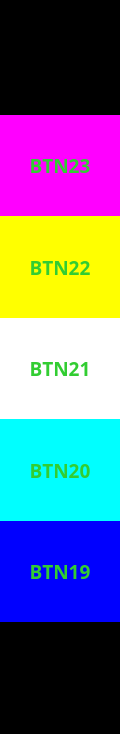
<?xml version="1.0" encoding="UTF-8"?>
<ui version="4.0">
 <class>Left</class>
 <widget class="QWidget" name="Left">
  <property name="geometry">
   <rect>
    <x>0</x>
    <y>0</y>
    <width>120</width>
    <height>734</height>
   </rect>
  </property>
  <property name="windowTitle">
   <string>Form</string>
  </property>
  <property name="styleSheet">
   <string notr="true">background-color: black;</string>
  </property>
  <layout class="QVBoxLayout" name="verticalLayout_2">
   <property name="leftMargin">
    <number>0</number>
   </property>
   <property name="topMargin">
    <number>13</number>
   </property>
   <property name="rightMargin">
    <number>0</number>
   </property>
   <property name="bottomMargin">
    <number>10</number>
   </property>
   <item>
    <layout class="QVBoxLayout" name="verticalLayout" stretch="1,1,1,1,1,1,1">
     <property name="spacing">
      <number>0</number>
     </property>
     <item>
      <spacer name="verticalSpacer">
       <property name="orientation">
        <enum>Qt::Vertical</enum>
       </property>
       <property name="sizeHint" stdset="0">
        <size>
         <width>20</width>
         <height>40</height>
        </size>
       </property>
      </spacer>
     </item>
     <item>
      <widget class="QLabel" name="label_23">
       <property name="sizePolicy">
        <sizepolicy hsizetype="Ignored" vsizetype="Ignored">
         <horstretch>0</horstretch>
         <verstretch>0</verstretch>
        </sizepolicy>
       </property>
       <property name="font">
        <font>
         <family>B612 Mono</family>
         <pointsize>14</pointsize>
         <weight>75</weight>
         <bold>true</bold>
        </font>
       </property>
       <property name="styleSheet">
        <string notr="true">background-color: rgba(255, 0, 255, 255); color: limegreen;</string>
       </property>
       <property name="text">
        <string>BTN23</string>
       </property>
       <property name="alignment">
        <set>Qt::AlignCenter</set>
       </property>
       <property name="margin">
        <number>2</number>
       </property>
      </widget>
     </item>
     <item>
      <widget class="QLabel" name="label_22">
       <property name="sizePolicy">
        <sizepolicy hsizetype="Ignored" vsizetype="Ignored">
         <horstretch>0</horstretch>
         <verstretch>0</verstretch>
        </sizepolicy>
       </property>
       <property name="font">
        <font>
         <family>B612 Mono</family>
         <pointsize>14</pointsize>
         <weight>75</weight>
         <bold>true</bold>
        </font>
       </property>
       <property name="styleSheet">
        <string notr="true">background-color: rgba(255, 255, 0, 255); color: limegreen;</string>
       </property>
       <property name="text">
        <string>BTN22</string>
       </property>
       <property name="alignment">
        <set>Qt::AlignCenter</set>
       </property>
       <property name="margin">
        <number>2</number>
       </property>
      </widget>
     </item>
     <item>
      <widget class="QLabel" name="label_21">
       <property name="sizePolicy">
        <sizepolicy hsizetype="Ignored" vsizetype="Ignored">
         <horstretch>0</horstretch>
         <verstretch>0</verstretch>
        </sizepolicy>
       </property>
       <property name="font">
        <font>
         <family>B612 Mono</family>
         <pointsize>14</pointsize>
         <weight>75</weight>
         <bold>true</bold>
        </font>
       </property>
       <property name="styleSheet">
        <string notr="true">background-color: rgba(255, 255, 255, 255); color: limegreen;</string>
       </property>
       <property name="text">
        <string>BTN21</string>
       </property>
       <property name="alignment">
        <set>Qt::AlignCenter</set>
       </property>
       <property name="margin">
        <number>2</number>
       </property>
      </widget>
     </item>
     <item>
      <widget class="QLabel" name="label_20">
       <property name="sizePolicy">
        <sizepolicy hsizetype="Ignored" vsizetype="Ignored">
         <horstretch>0</horstretch>
         <verstretch>0</verstretch>
        </sizepolicy>
       </property>
       <property name="font">
        <font>
         <family>B612 Mono</family>
         <pointsize>14</pointsize>
         <weight>75</weight>
         <bold>true</bold>
        </font>
       </property>
       <property name="styleSheet">
        <string notr="true">background-color: rgba(0, 255, 255, 255); color: limegreen;</string>
       </property>
       <property name="text">
        <string>BTN20</string>
       </property>
       <property name="alignment">
        <set>Qt::AlignCenter</set>
       </property>
       <property name="margin">
        <number>2</number>
       </property>
      </widget>
     </item>
     <item>
      <widget class="QLabel" name="label_19">
       <property name="sizePolicy">
        <sizepolicy hsizetype="Ignored" vsizetype="Ignored">
         <horstretch>0</horstretch>
         <verstretch>0</verstretch>
        </sizepolicy>
       </property>
       <property name="font">
        <font>
         <family>B612 Mono</family>
         <pointsize>14</pointsize>
         <weight>75</weight>
         <bold>true</bold>
        </font>
       </property>
       <property name="styleSheet">
        <string notr="true">background-color: rgba(0, 0, 255, 255); color: limegreen;</string>
       </property>
       <property name="text">
        <string>BTN19</string>
       </property>
       <property name="alignment">
        <set>Qt::AlignCenter</set>
       </property>
       <property name="margin">
        <number>2</number>
       </property>
      </widget>
     </item>
     <item>
      <spacer name="verticalSpacer_2">
       <property name="orientation">
        <enum>Qt::Vertical</enum>
       </property>
       <property name="sizeHint" stdset="0">
        <size>
         <width>20</width>
         <height>40</height>
        </size>
       </property>
      </spacer>
     </item>
    </layout>
   </item>
  </layout>
 </widget>
 <resources/>
 <connections/>
</ui>
